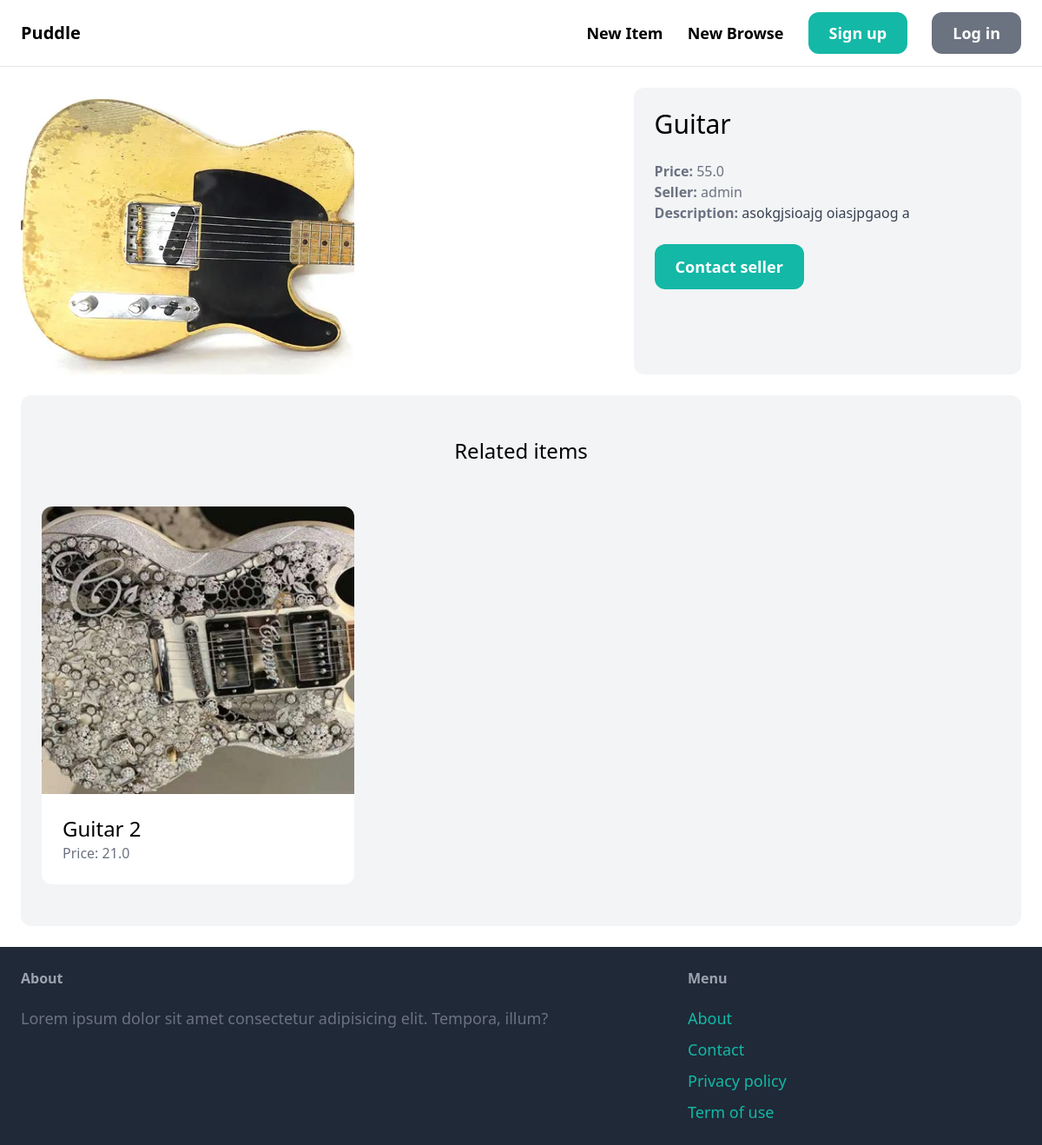
/items/1 (signed in), run on the app's committed database.
### item/models.py (models this page shows, shortened)
class Item(models.Model):
    category = models.ForeignKey(
        Category, related_name='items', on_delete=models.CASCADE)
    name = models.CharField(max_length=255)
    description = models.TextField(blank=True, null=True)
    price = models.FloatField()
    image = models.ImageField(upload_to='item_images', blank=True, null=True)
    is_sold = models.BooleanField(default=False)
    create_at = models.DateTimeField(auto_now_add=True)
    created_by = models.ForeignKey(
        User, related_name='items', on_delete=models.CASCADE)

### item/views.py (the view)
# urls.py: path('<int:pk>', views.detail, name='detail'),
def detail(request, pk):
    item = get_object_or_404(Item, pk=pk)
    related_items = Item.objects.filter(
        category=item.category, is_sold=False).exclude(pk=pk)[0:3]
    return render(request, 'item/detail.html', {'item': item, 'related_items': related_items})

### item/templates/item/detail.html (shortened to what this page needs)
{% extends 'core/base.html' %}
{% block content %}
<div class="grid grid-cols-5 gap-6">
  <div class="col-span-3">
    <img src="{{ item.image.url }}" class="rounded-xl">
  </div>
  <div class="col-span-2 p-6 bg-gray-100 rounded-xl">
    <h1 class="mb-6 text-3xl">{{ item.name }}</h1>
    <p class="text-gray-500"><strong>Price: </strong>{{ item.price }}</p>
    <p class="text-gray-500"><strong>Seller: </strong>{{ item.created_by.username }}</p>
    {% if item.description %}
    <p class="text-gray-700">
      <strong class="text-gray-500">Description: </strong>{{ item.description }}
    </p>
    {% endif %}
    <a href="#"
      class="inline-block mt-6 px-6 py-3 text-lg font-semibold bg-teal-500 text-white rounded-xl hover:bg-teal-700">Contact
      seller</a>
  </div>
</div>
<div class="mt-6 px-6 py-12 bg-gray-100 rounded-xl">
  <h2 class="mb-12 text-2xl text-center"> Related items</h2>
  <div class="grid grid-cols-3 gap-3">
    {% for item in related_items %}
    <div>
      <a href="{% url 'item:detail' item.id %}">
        <div>
          <img src="{{ item.image.url }}" alt="" class="rounded-t-xl">
        </div>
        <div class="p-6 bg-white rounded-b-xl">
          <h2 class="text-2xl">{{ item.name }}</h2>
          <p class="text-gray-500">Price: {{ item.price }}</p>
        </div>
      </a>
    </div>
    {% endfor %}
  </div>
</div>
{% endblock %}

### data on the page
Item: image (picture), name "Guitar", price "55.0", created_by.username "admin", description "asokgjsioajg oiasjpgaog a"
Item: image (picture), name "Guitar 2", price "21.0"
